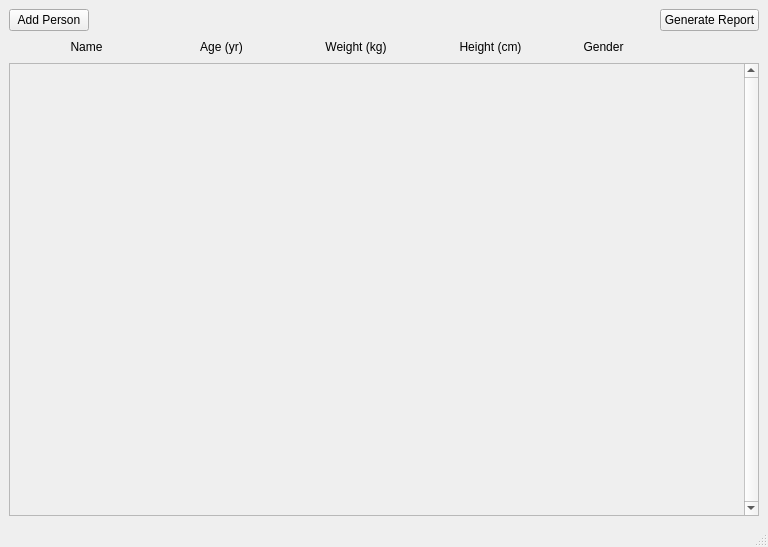
<?xml version="1.0" encoding="UTF-8"?>
<ui version="4.0">
 <class>MainWindow</class>
 <widget class="QMainWindow" name="MainWindow">
  <property name="geometry">
   <rect>
    <x>0</x>
    <y>0</y>
    <width>768</width>
    <height>547</height>
   </rect>
  </property>
  <property name="windowTitle">
   <string>BMR Report Generator</string>
  </property>
  <widget class="QWidget" name="centralwidget">
   <layout class="QVBoxLayout" name="verticalLayout_2">
    <item>
     <layout class="QHBoxLayout" name="horizontalLayout">
      <item>
       <widget class="QPushButton" name="addButton">
        <property name="text">
         <string>Add Person</string>
        </property>
       </widget>
      </item>
      <item>
       <spacer name="horizontalSpacer">
        <property name="orientation">
         <enum>Qt::Horizontal</enum>
        </property>
        <property name="sizeHint" stdset="0">
         <size>
          <width>40</width>
          <height>20</height>
         </size>
        </property>
       </spacer>
      </item>
      <item>
       <widget class="QPushButton" name="generateButton">
        <property name="text">
         <string>Generate Report</string>
        </property>
       </widget>
      </item>
     </layout>
    </item>
    <item>
     <layout class="QHBoxLayout" name="headers">
      <property name="spacing">
       <number>20</number>
      </property>
      <property name="leftMargin">
       <number>20</number>
      </property>
      <property name="rightMargin">
       <number>0</number>
      </property>
      <item>
       <widget class="QLabel" name="label_5">
        <property name="minimumSize">
         <size>
          <width>0</width>
          <height>0</height>
         </size>
        </property>
        <property name="maximumSize">
         <size>
          <width>16777215</width>
          <height>16777215</height>
         </size>
        </property>
        <property name="baseSize">
         <size>
          <width>0</width>
          <height>0</height>
         </size>
        </property>
        <property name="text">
         <string>Name</string>
        </property>
        <property name="alignment">
         <set>Qt::AlignCenter</set>
        </property>
       </widget>
      </item>
      <item>
       <widget class="QLabel" name="label_4">
        <property name="minimumSize">
         <size>
          <width>0</width>
          <height>0</height>
         </size>
        </property>
        <property name="maximumSize">
         <size>
          <width>16777215</width>
          <height>16777215</height>
         </size>
        </property>
        <property name="baseSize">
         <size>
          <width>0</width>
          <height>0</height>
         </size>
        </property>
        <property name="text">
         <string>Age (yr)</string>
        </property>
        <property name="alignment">
         <set>Qt::AlignCenter</set>
        </property>
       </widget>
      </item>
      <item>
       <widget class="QLabel" name="label_3">
        <property name="minimumSize">
         <size>
          <width>0</width>
          <height>0</height>
         </size>
        </property>
        <property name="maximumSize">
         <size>
          <width>16777215</width>
          <height>16777215</height>
         </size>
        </property>
        <property name="baseSize">
         <size>
          <width>0</width>
          <height>0</height>
         </size>
        </property>
        <property name="text">
         <string>Weight (kg)</string>
        </property>
        <property name="alignment">
         <set>Qt::AlignCenter</set>
        </property>
       </widget>
      </item>
      <item>
       <widget class="QLabel" name="label_2">
        <property name="minimumSize">
         <size>
          <width>0</width>
          <height>0</height>
         </size>
        </property>
        <property name="maximumSize">
         <size>
          <width>16777215</width>
          <height>16777215</height>
         </size>
        </property>
        <property name="baseSize">
         <size>
          <width>0</width>
          <height>0</height>
         </size>
        </property>
        <property name="text">
         <string>Height (cm)</string>
        </property>
        <property name="alignment">
         <set>Qt::AlignCenter</set>
        </property>
       </widget>
      </item>
      <item>
       <widget class="QLabel" name="label">
        <property name="minimumSize">
         <size>
          <width>0</width>
          <height>0</height>
         </size>
        </property>
        <property name="maximumSize">
         <size>
          <width>71</width>
          <height>16777215</height>
         </size>
        </property>
        <property name="baseSize">
         <size>
          <width>0</width>
          <height>0</height>
         </size>
        </property>
        <property name="text">
         <string>Gender</string>
        </property>
        <property name="alignment">
         <set>Qt::AlignCenter</set>
        </property>
       </widget>
      </item>
      <item>
       <spacer name="horizontalSpacer_2">
        <property name="orientation">
         <enum>Qt::Horizontal</enum>
        </property>
        <property name="sizeType">
         <enum>QSizePolicy::Preferred</enum>
        </property>
        <property name="sizeHint" stdset="0">
         <size>
          <width>120</width>
          <height>20</height>
         </size>
        </property>
       </spacer>
      </item>
     </layout>
    </item>
    <item>
     <widget class="QScrollArea" name="scrollArea">
      <property name="verticalScrollBarPolicy">
       <enum>Qt::ScrollBarAlwaysOn</enum>
      </property>
      <property name="widgetResizable">
       <bool>true</bool>
      </property>
      <widget class="QWidget" name="scrollAreaWidgetContents">
       <property name="geometry">
        <rect>
         <x>0</x>
         <y>0</y>
         <width>734</width>
         <height>428</height>
        </rect>
       </property>
       <layout class="QGridLayout" name="gridLayout">
        <item row="0" column="0">
         <layout class="QVBoxLayout" name="personsLayout">
          <item>
           <spacer name="verticalSpacer">
            <property name="orientation">
             <enum>Qt::Vertical</enum>
            </property>
            <property name="sizeHint" stdset="0">
             <size>
              <width>20</width>
              <height>40</height>
             </size>
            </property>
           </spacer>
          </item>
         </layout>
        </item>
       </layout>
      </widget>
     </widget>
    </item>
   </layout>
  </widget>
  <widget class="QMenuBar" name="menubar">
   <property name="geometry">
    <rect>
     <x>0</x>
     <y>0</y>
     <width>768</width>
     <height>20</height>
    </rect>
   </property>
  </widget>
  <widget class="QStatusBar" name="statusbar"/>
 </widget>
 <resources/>
 <connections/>
</ui>
